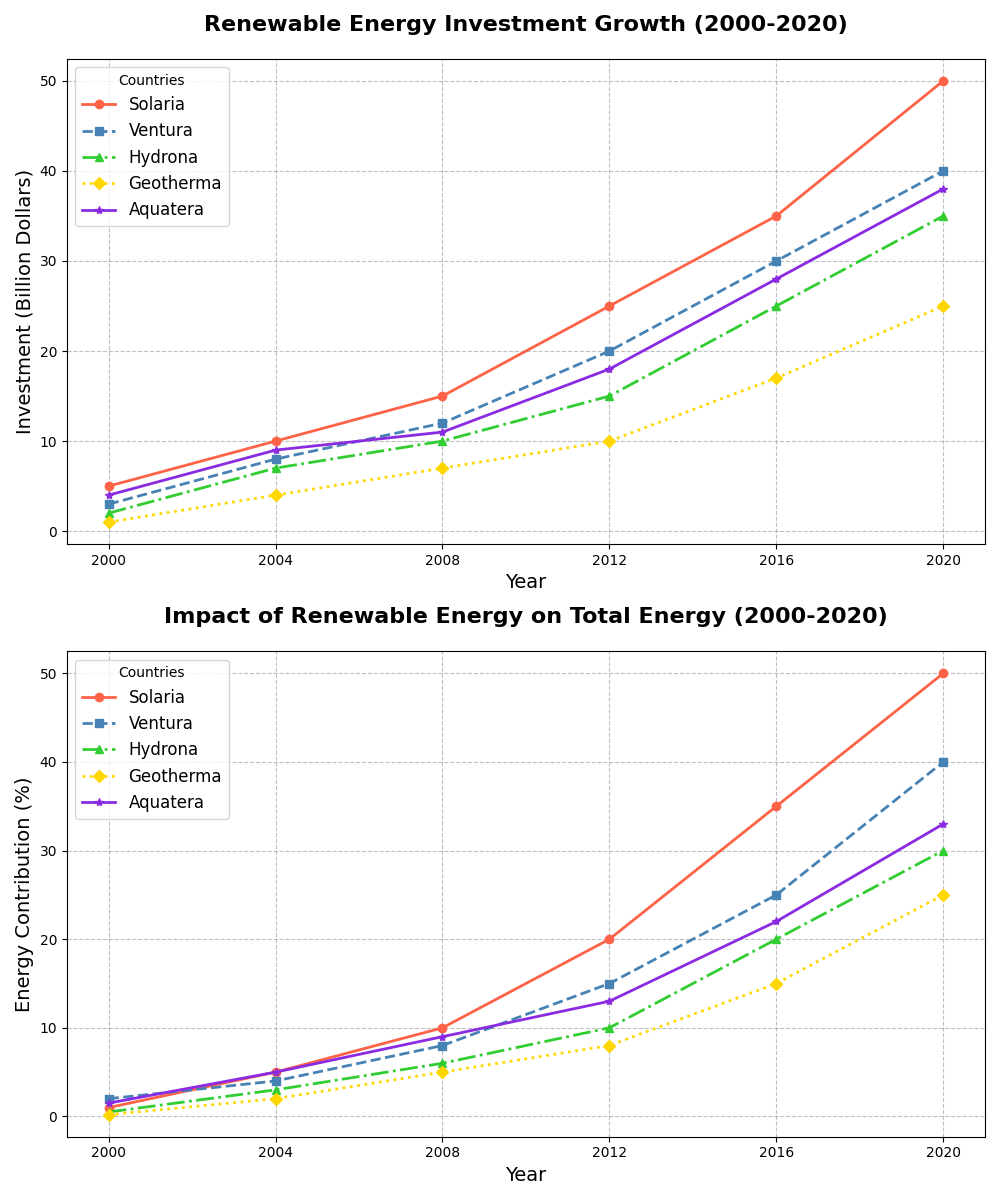

The script that drew this image:
import matplotlib.pyplot as plt
import numpy as np

years = np.arange(2000, 2021, 4)
countries = ['Solaria', 'Ventura', 'Hydrona', 'Geotherma', 'Aquatera']

solaria_investment = [5, 10, 15, 25, 35, 50]
ventura_investment = [3, 8, 12, 20, 30, 40]
hydrona_investment = [2, 7, 10, 15, 25, 35]
geotherma_investment = [1, 4, 7, 10, 17, 25]
aquatera_investment = [4, 9, 11, 18, 28, 38]

solaria_impact = [1, 5, 10, 20, 35, 50]
ventura_impact = [2, 4, 8, 15, 25, 40]
hydrona_impact = [0.5, 3, 6, 10, 20, 30]
geotherma_impact = [0.2, 2, 5, 8, 15, 25]
aquatera_impact = [1.5, 5, 9, 13, 22, 33]

fig, (ax1, ax2) = plt.subplots(nrows=2, ncols=1, figsize=(10, 12))

# First subplot
ax1.plot(years, solaria_investment, marker='o', linestyle='-', color='#FF6347', linewidth=2, label='Solaria')
ax1.plot(years, ventura_investment, marker='s', linestyle='--', color='#4682B4', linewidth=2, label='Ventura')
ax1.plot(years, hydrona_investment, marker='^', linestyle='-.', color='#32CD32', linewidth=2, label='Hydrona')
ax1.plot(years, geotherma_investment, marker='D', linestyle=':', color='#FFD700', linewidth=2, label='Geotherma')
ax1.plot(years, aquatera_investment, marker='*', linestyle='-', color='#8A2BE2', linewidth=2, label='Aquatera')

ax1.set_title('Renewable Energy Investment Growth (2000-2020)', fontsize=16, weight='bold', pad=20)
ax1.set_xlabel('Year', fontsize=14)
ax1.set_ylabel('Investment (Billion Dollars)', fontsize=14)
ax1.set_xticks(years)
ax1.grid(True, linestyle='--', which='both', color='grey', alpha=0.5)
ax1.legend(title='Countries', loc='best', fontsize=12)

# Second subplot
ax2.plot(years, solaria_impact, marker='o', linestyle='-', color='#FF6347', linewidth=2, label='Solaria')
ax2.plot(years, ventura_impact, marker='s', linestyle='--', color='#4682B4', linewidth=2, label='Ventura')
ax2.plot(years, hydrona_impact, marker='^', linestyle='-.', color='#32CD32', linewidth=2, label='Hydrona')
ax2.plot(years, geotherma_impact, marker='D', linestyle=':', color='#FFD700', linewidth=2, label='Geotherma')
ax2.plot(years, aquatera_impact, marker='*', linestyle='-', color='#8A2BE2', linewidth=2, label='Aquatera')

ax2.set_title('Impact of Renewable Energy on Total Energy (2000-2020)', fontsize=16, weight='bold', pad=20)
ax2.set_xlabel('Year', fontsize=14)
ax2.set_ylabel('Energy Contribution (%)', fontsize=14)
ax2.set_xticks(years)
ax2.grid(True, linestyle='--', which='both', color='grey', alpha=0.5)
ax2.legend(title='Countries', loc='best', fontsize=12)

plt.tight_layout()
plt.show()
